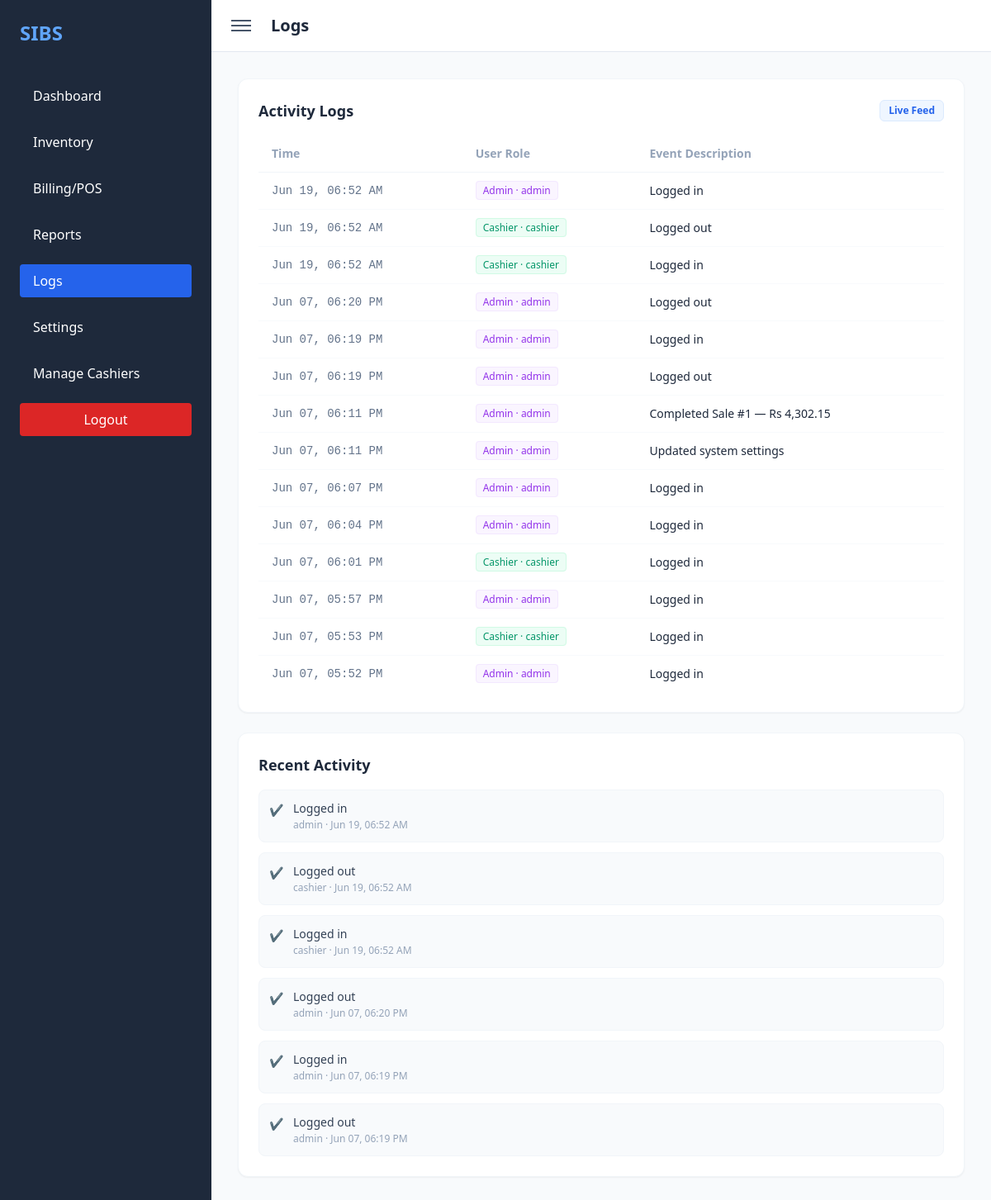
Page /logs.php (signed in) on the committed database.
### tables this page shows
CREATE TABLE `logs` (
  `id` int(11) NOT NULL,
  `user_id` int(11) DEFAULT NULL,
  `action` text NOT NULL,
  `timestamp` timestamp NOT NULL DEFAULT current_timestamp()
);

CREATE TABLE `users` (
  `id` int(11) NOT NULL,
  `username` varchar(50) NOT NULL,
  `password` varchar(255) NOT NULL,
  `role` enum('admin','cashier') DEFAULT 'cashier',
  `created_at` timestamp NOT NULL DEFAULT current_timestamp(),
  `status` enum('pending','approved') DEFAULT 'pending'
);

### logs.php (the view, shortened to what this page needs)
<?php
include 'includes/auth.php';
$logs = [];
$res = $conn->query("SELECT l.action, l.timestamp, u.username, u.role
                     FROM logs l
                     LEFT JOIN users u ON l.user_id = u.id
                     ORDER BY l.timestamp DESC
                     LIMIT 50");
while ($row = $res->fetch_assoc()) {
    $logs[] = $row;
}
include 'includes/sidebar.php';
?>
<!DOCTYPE html>
<html lang="en">
<head>
    <script src="https://cdn.tailwindcss.com"></script>
</head>
<body class="bg-slate-50 font-sans antialiased">
    <main id="main-content" class="ml-64 min-h-screen transition-all duration-300">
        <header class="bg-white border-b border-slate-200 p-4 flex justify-between items-center sticky top-0 z-10">
            <div class="flex items-center gap-4">
                <button id="toggle-btn" class="p-2 hover:bg-slate-100 rounded-lg">
                    <span class="block w-6 h-0.5 bg-slate-600 mb-1"></span>
                    <span class="block w-6 h-0.5 bg-slate-600 mb-1"></span>
                    <span class="block w-6 h-0.5 bg-slate-600"></span>
                </button>
                <h1 class="text-xl font-bold text-slate-800">Logs</h1>
            </div>
        </header>
        <div class="p-8 min-h-screen">
            <div class="grid grid-cols-1 xl:grid-cols-3 gap-6">
                <div class="xl:col-span-2 bg-white p-6 rounded-xl shadow-sm border border-slate-100">
                    <div class="flex items-center justify-between mb-4">
                        <h2 class="font-bold text-slate-800 text-lg">Activity Logs</h2>
                        <span class="px-2.5 py-1 text-xs font-semibold bg-blue-50 text-blue-600 rounded-md border border-blue-100">Live Feed</span>
                    </div>
                    <div class="overflow-x-auto">
                        <table class="w-full text-left border-collapse text-sm">
                            <thead>
                                <tr class="border-b border-slate-100 text-slate-400 font-medium">
                                    <th class="py-3 px-4">Time</th>
                                    <th class="py-3 px-4">User Role</th>
                                    <th class="py-3 px-4">Event Description</th>
                                </tr>
                            </thead>
                            <tbody class="divide-y divide-slate-50 text-slate-700">
                                <?php if (count($logs) === 0): ?>
                                    <tr>
                                        <td colspan="3" class="py-8 px-4 text-center text-slate-400 italic">
                                            No activity logged yet. Actions like logins and sales will appear here.
                                        </td>
                                    </tr>
                                <?php else: ?>
                                    <?php foreach ($logs as $log): ?>
                                        <?php
                                            $role = $log['role'] ?? null;
                                            if ($role === 'admin') {
                                                $role_badge = 'bg-purple-50 text-purple-600 border-purple-100';
                                                $role_text  = 'Admin';
                                            } elseif ($role === 'cashier') {
                                                $role_badge = 'bg-emerald-50 text-emerald-600 border-emerald-100';
                                                $role_text  = 'Cashier';
                                            } else {
                                                $role_badge = 'bg-slate-100 text-slate-500 border-slate-200';
                                                $role_text  = 'System';
                                            }
                                        ?>
                                        <tr class="hover:bg-slate-50/50 transition-colors">
                                            <td class="py-3 px-4 text-slate-500 font-mono">
                                                <?php echo date('M d, h:i A', strtotime($log['timestamp'])); ?>
                                            </td>
                                            <td class="py-3 px-4">
                                                <span class="px-2 py-0.5 text-xs font-medium rounded border <?php echo $role_badge; ?>">
                                                    <?php echo $role_text; ?><?php echo $log['username'] ? ' · ' . htmlspecialchars($log['username']) : ''; ?>
                                                </span>
                                            </td>
                                            <td class="py-3 px-4 font-medium text-slate-800">
                                                <?php echo htmlspecialchars($log['action']); ?>
                                            </td>
                                        </tr>
                                    <?php endforeach; ?>
                                <?php endif; ?>
                            </tbody>
                        </table>
                    </div>
                </div>
                <div class="bg-white p-6 rounded-xl shadow-sm border border-slate-100">
                    <h2 class="font-bold text-slate-800 text-lg mb-4">Recent Activity</h2>
                    <div class="space-y-3">
                        <?php if (count($logs) === 0): ?>
                            <p class="text-slate-400 text-sm italic">Nothing here yet.</p>
                        <?php else: ?>
                            <?php foreach (array_slice($logs, 0, 6) as $log): ?>
                                <div class="flex items-start gap-3 p-3 rounded-lg bg-slate-50 border border-slate-100 text-sm text-slate-700">
                                    <span class="text-emerald-500 mt-0.5">✔</span>
                                    <div>
                                        <p class="font-medium"><?php echo htmlspecialchars($log['action']); ?></p>
                                        <p class="text-xs text-slate-400 mt-0.5">
                                            <?php echo htmlspecialchars($log['username'] ?? 'System'); ?> ·
                                            <?php echo date('M d, h:i A', strtotime($log['timestamp'])); ?>
                                        </p>
                                    </div>
                                </div>
                            <?php endforeach; ?>
                        <?php endif; ?>
                    </div>
                </div>
            </div>
        </div>
    </main>
</body>
</html>

### includes/sidebar.php
<?php
$current_page = basename($_SERVER['PHP_SELF']);
?>
<aside id="sidebar" class="w-64 h-screen bg-slate-800 text-white fixed left-0 top-0 transition-transform duration-300">
    <div class="p-6">
        <h2 class="text-2xl font-bold text-blue-400">SIBS</h2>
        <nav class="mt-10 space-y-4">
            <a href="dashboard.php"
                class="block py-2 px-4 rounded transition-colors <?php echo ($current_page == 'dashboard.php') ? 'bg-blue-600' : 'hover:bg-slate-700'; ?>">
                Dashboard
            </a>
            <a href="inventory.php"
                class="block py-2 px-4 rounded transition-colors <?php echo ($current_page == 'inventory.php') ? 'bg-blue-600' : 'hover:bg-slate-700'; ?>">
                Inventory
            </a>
            <a href="billing.php"
                class="block py-2 px-4 rounded transition-colors <?php echo ($current_page == 'billing.php') ? 'bg-blue-600' : 'hover:bg-slate-700'; ?>">
                Billing/POS
            </a>
            <a href="report.php"
                class="block py-2 px-4 rounded transition-colors <?php echo ($current_page == 'report.php') ? 'bg-blue-600' : 'hover:bg-slate-700'; ?>">
                Reports
            </a>
            <a href="logs.php"
                class="block py-2 px-4 rounded transition-colors <?php echo ($current_page == 'logs.php') ? 'bg-blue-600' : 'hover:bg-slate-700'; ?>">
                Logs
            </a>
            <?php if (($_SESSION['role'] ?? '') === 'admin'): ?>
            <a href="settings.php"
                class="block py-2 px-4 rounded transition-colors <?php echo ($current_page == 'settings.php') ? 'bg-blue-600' : 'hover:bg-slate-700'; ?>">
                Settings
            </a>
            <a href="manage-cashiers.php"
                class="block py-2 px-4 rounded transition-colors <?php echo ($current_page == 'manage-cashiers.php') ? 'bg-blue-600' : 'hover:bg-slate-700'; ?>">
                Manage Cashiers
            </a>
            <?php endif; ?>
            <a href="actions/logout.php"
                class="block py-2 px-4 mt-8 rounded transition-colors bg-red-600 hover:bg-red-700 text-center">
                Logout
            </a>
        </nav>
    </div>
</aside>

### rows in the picture
logs: timestamp "Jun 19, 06:52 AM", user.role "Admin", user.username "admin", action "Logged in"
logs: timestamp "Jun 19, 06:52 AM", user.role "Cashier", user.username "cashier", action "Logged out"
logs: timestamp "Jun 19, 06:52 AM", user.role "Cashier", user.username "cashier", action "Logged in"
logs: timestamp "Jun 07, 06:20 PM", user.role "Admin", user.username "admin", action "Logged out"
logs: timestamp "Jun 07, 06:19 PM", user.role "Admin", user.username "admin", action "Logged in"
logs: timestamp "Jun 07, 06:19 PM", user.role "Admin", user.username "admin", action "Logged out"
logs: timestamp "Jun 07, 06:11 PM", user.role "Admin", user.username "admin", action "Completed Sale #1 — Rs 4,302.15"
logs: timestamp "Jun 07, 06:11 PM", user.role "Admin", user.username "admin", action "Updated system settings"
logs: timestamp "Jun 07, 06:07 PM", user.role "Admin", user.username "admin", action "Logged in"
logs: timestamp "Jun 07, 06:04 PM", user.role "Admin", user.username "admin", action "Logged in"
logs: timestamp "Jun 07, 06:01 PM", user.role "Cashier", user.username "cashier", action "Logged in"
logs: timestamp "Jun 07, 05:57 PM", user.role "Admin", user.username "admin", action "Logged in"
logs: timestamp "Jun 07, 05:53 PM", user.role "Cashier", user.username "cashier", action "Logged in"
logs: timestamp "Jun 07, 05:52 PM", user.role "Admin", user.username "admin", action "Logged in"
